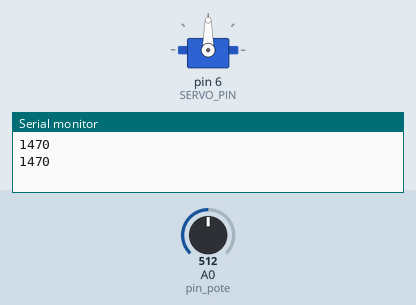
Bench run of a sketch on a simulated Arduino Uno, built with avr-gcc and run on an emulated ATmega328P. Parts: servo, the last lines printed to the serial monitor. The inputs (shaded band) are chosen by the test bench; at power-on: A0 (pin_pote) = 512.

Above: at 1.8 s.
1.9 s: A0 (pin_pote) set to 716
At 3.2 s:
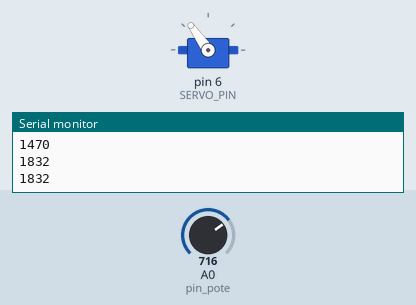
3.5 s: A0 (pin_pote) set to 900
At 5.0 s:
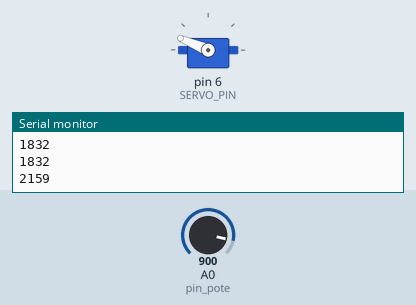
5.5 s: A0 (pin_pote) set to 1023
At 6.5 s:
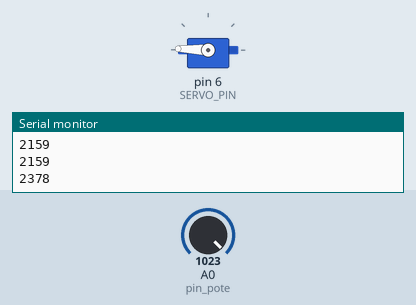
7.5 s: A0 (pin_pote) set to 306
At 9.2 s:
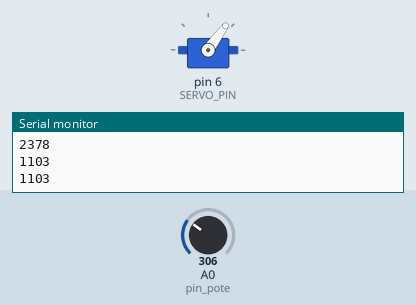
9.5 s: A0 (pin_pote) set to 122
At 10.8 s:
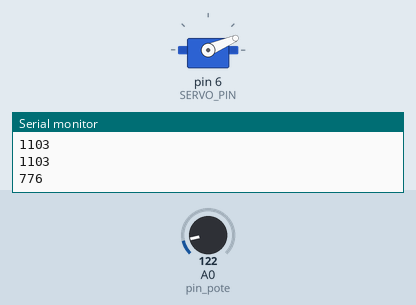
11.5 s: A0 (pin_pote) set to 511
At 12.4 s:
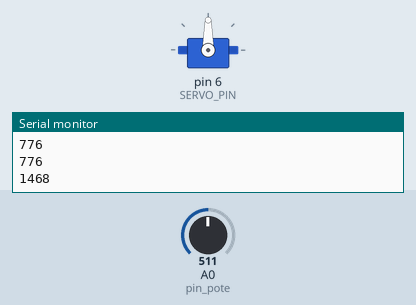
Timing chart, 0 to 14.5 s (numbered marks = the images above; inputs shaded):
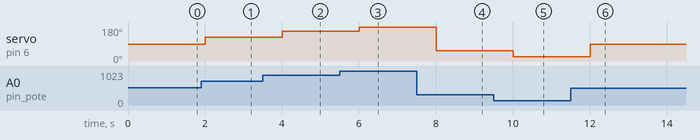

The sketch:

servo_3.ino
```cpp
#include <Servo.h>

#define SERVO_PIN 6
#define PERIODO_MS 1000

int pin_pote = A0;

Servo servo;

void setup() {

  Serial.begin(9600);

  servo.attach(SERVO_PIN);

}

void loop() {


  unsigned long t_start = micros();

  int medida = analogRead(pin_pote);

  int valor_servo = medida*((2380-560)/1024.0) + 560;

  Serial.println(valor_servo);

  servo.writeMicroseconds(valor_servo);


  unsigned long t_finish = micros();

  unsigned long delay_ms = PERIODO_MS - ((t_finish - t_start)/1000);

  delay(delay_ms);


}//560 - 2380
```

Measured:
- after the input at 1.9 s, servo on pin 6 (SERVO_PIN): 90° → 125° after 0.10 s
- after the input at 3.5 s, servo on pin 6 (SERVO_PIN): 125° → 157° after 0.50 s
- after the input at 5.5 s, servo on pin 6 (SERVO_PIN): 157° → 178° after 0.50 s
- after the input at 7.5 s, servo on pin 6 (SERVO_PIN): 178° → 54° after 0.50 s
- after the input at 9.5 s, servo on pin 6 (SERVO_PIN): 54° → 23° after 0.51 s
- after the input at 11.5 s, servo on pin 6 (SERVO_PIN): 23° → 90° after 0.51 s
